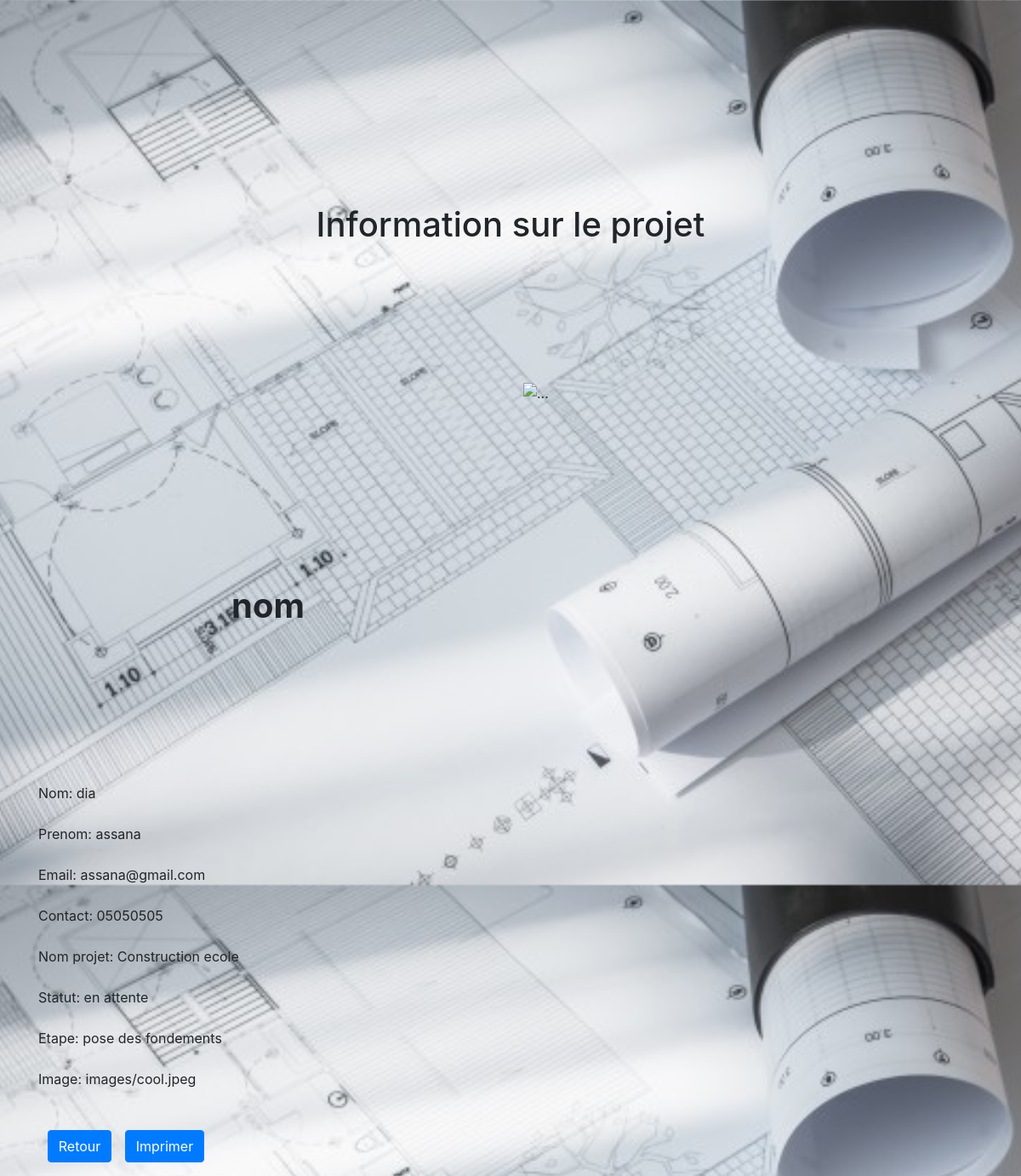
The app's page /projetAvril/admin/view.php?id=2 with its own data.
### tables this page shows
CREATE TABLE `projet` (
  `id` int(11) NOT NULL,
  `categorie` varchar(100) NOT NULL,
  `description_projet` varchar(300) NOT NULL,
  `statut` varchar(50) NOT NULL,
  `etapes` varchar(100) NOT NULL,
  `description_etape` varchar(300) NOT NULL,
  `delai` varchar(100) NOT NULL,
  `images` varchar(100) NOT NULL,
  `user_id` int(11) NOT NULL
);

CREATE TABLE `utilisateur` (
  `id` int(11) NOT NULL,
  `nom` varchar(100) NOT NULL,
  `prenom` varchar(250) NOT NULL,
  `email` varchar(100) NOT NULL,
  `password` varchar(50) NOT NULL,
  `contact` varchar(50) NOT NULL,
  `ville` varchar(100) NOT NULL
);

### projetAvril/admin/view.php (the view, shortened to what this page needs)
<?php
if (isset($_GET)){
  $id = $_GET['id'];
  $db = Database::connect();
  $join = $db ->query("SELECT utilisateur.nom, utilisateur.prenom, utilisateur.email, utilisateur.contact, projet.categorie, projet.statut, projet.etapes, projet.images, projet.id FROM utilisateur, projet WHERE utilisateur.id = projet.user_id AND projet.id = ".$id);
  $affiche = $join->fetch();
}
?>
<!DOCTYPE html>
<html>
<head>
    <link rel="stylesheet" type="text/css" href="css/bootstrap.min.css">
		<link rel="stylesheet" type="text/css" href="css/admin.css">
		<link rel="stylesheet" href="https://cdnjs.cloudflare.com/ajax/libs/font-awesome/4.7.0/css/font-awesome.min.css">
</head>
<body>
	<h1 class="text-logo"><span class="glyphicon glyphicon-info-sign"> Information sur le projet </h1>
         <div class="container admin">
            <div class="row">
               <div class="col-sm-6">
                    <h1><strong>nom</strong></h1>
                    <br>
                    <form>
                      <div class="form-group">
                        <label>Nom: <?php echo $affiche['nom']; ?></label>
                      </div>
                      <div class="form-group">
                        <label>Prenom: <?php echo $affiche['prenom']; ?></label>
                      </div>
                      <div class="form-group">
                        <label>Email: <?php echo $affiche['email']; ?></label>
                      </div>
                      <div class="form-group">
                        <label>Contact: <?php echo $affiche['contact']; ?></label>
                      </div>
                      <div class="form-group">
                        <label>Nom projet: <?php echo $affiche['categorie']; ?></label>
                      </div>
                      <div class="form-group">
                        <label>Statut: <?php echo $affiche['statut']; ?></label>
                      </div>
                      <div class="form-group">
                        <label>Etape: <?php echo $affiche['etapes']; ?></label>
                      </div>
                      <div class="form-group">
                        <label>Image: <?php echo $affiche['images']; ?></label>
                      </div>
                      </form>
                    <br>
                    <div class="form-actions">
                      <a class="btn btn-primary" href="admin.html"><span class="glyphicon glyphicon-arrow-left"></span> Retour</a>
                      <a class="btn btn-primary" href="" onclick="window.print();"><span class="glyphicon glyphicon-arrow-left"></span> Imprimer</a>
                    </div>
                </div>
                <div class="col-sm-6 site">
                    <div class="thumbnail">
                        <img src="/images/<%= produit.image %>" alt="...">
                    </div>
                </div>
            </div>
        </div>
</body>
</html>

### projetAvril/css/admin.css (style rules this page uses)
body { background: url('../images/plans.jpg'); background-size: cover; background-position: center; height: 100vh; width: 100%; }
.btn { margin-left: 2%; margin-bottom: 3%; }
h1 { text-align: center; margin-top: 30vh; margin-bottom: 20vh; }

### records on screen
projet: user.nom "dia", user.prenom "assana", user.email "assana@gmail.com", user.contact "05050505", categorie "Construction ecole", statut "en attente", etapes "pose des fondements", images "images/cool.jpeg"
